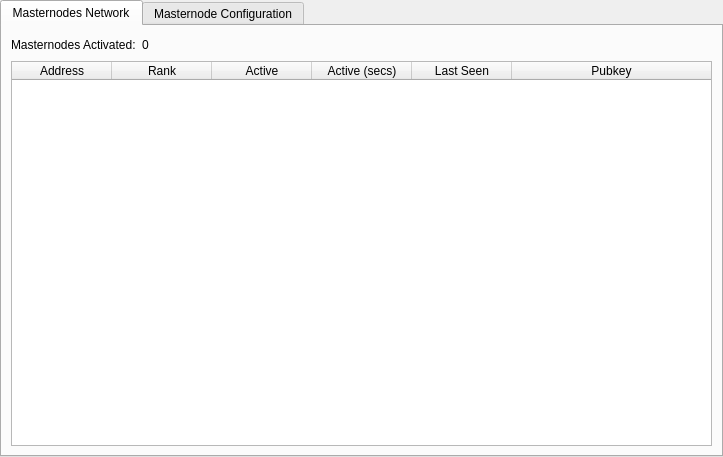
<?xml version="1.0" encoding="UTF-8"?>
<ui version="4.0">
 <class>MasternodeManager</class>
 <widget class="QWidget" name="MasternodeManager">
  <property name="geometry">
   <rect>
    <x>0</x>
    <y>0</y>
    <width>723</width>
    <height>457</height>
   </rect>
  </property>
  <property name="windowTitle">
   <string>Form</string>
  </property>
  <layout class="QVBoxLayout" name="topLayout">
   <property name="leftMargin">
    <number>0</number>
   </property>
   <property name="topMargin">
    <number>0</number>
   </property>
   <property name="rightMargin">
    <number>0</number>
   </property>
   <property name="bottomMargin">
    <number>0</number>
   </property>
   <item>
    <layout class="QVBoxLayout" name="verticalLayout">
     <property name="bottomMargin">
      <number>0</number>
     </property>
     <item>
      <widget class="QTabWidget" name="tabWidget">
       <property name="currentIndex">
        <number>0</number>
       </property>
       <widget class="QWidget" name="tab">
        <attribute name="title">
         <string>Masternodes Network</string>
        </attribute>
        <layout class="QGridLayout" name="gridLayout">
         <item row="1" column="0">
          <widget class="QTableWidget" name="tableWidget">
           <property name="editTriggers">
            <set>QAbstractItemView::NoEditTriggers</set>
           </property>
           <property name="alternatingRowColors">
            <bool>true</bool>
           </property>
           <property name="selectionBehavior">
            <enum>QAbstractItemView::SelectRows</enum>
           </property>
           <attribute name="horizontalHeaderStretchLastSection">
            <bool>true</bool>
           </attribute>
           <column>
            <property name="text">
             <string>Address</string>
            </property>
           </column>
           <column>
            <property name="text">
             <string>Rank</string>
            </property>
           </column>
           <column>
            <property name="text">
             <string>Active</string>
            </property>
           </column>
           <column>
            <property name="text">
             <string>Active (secs)</string>
            </property>
           </column>
           <column>
            <property name="text">
             <string>Last Seen</string>
            </property>
           </column>
           <column>
            <property name="text">
             <string>Pubkey</string>
            </property>
           </column>
          </widget>
         </item>
         <item row="0" column="0">
          <layout class="QHBoxLayout" name="horizontalLayout_3">
           <property name="bottomMargin">
            <number>0</number>
           </property>
           <item>
            <widget class="QLabel" name="label_2">
             <property name="text">
              <string>Masternodes Activated:</string>
             </property>
            </widget>
           </item>
           <item>
            <widget class="QLabel" name="countLabel">
             <property name="text">
              <string>0</string>
             </property>
            </widget>
           </item>
           <item>
            <spacer name="horizontalSpacer_3">
             <property name="orientation">
              <enum>Qt::Horizontal</enum>
             </property>
             <property name="sizeHint" stdset="0">
              <size>
               <width>40</width>
               <height>20</height>
              </size>
             </property>
            </spacer>
           </item>
          </layout>
         </item>
        </layout>
       </widget>
       <widget class="QWidget" name="tab_2">
        <attribute name="title">
         <string>Masternode Configuration</string>
        </attribute>
        <layout class="QGridLayout" name="gridLayout_2">
         <item row="1" column="0">
          <layout class="QVBoxLayout" name="verticalLayout_2">
           <property name="bottomMargin">
            <number>0</number>
           </property>
           <item>
            <layout class="QHBoxLayout" name="horizontalLayout"/>
           </item>
           <item>
            <widget class="QTableWidget" name="tableWidget_2">
             <property name="editTriggers">
              <set>QAbstractItemView::NoEditTriggers</set>
             </property>
             <property name="alternatingRowColors">
              <bool>true</bool>
             </property>
             <property name="selectionMode">
              <enum>QAbstractItemView::SingleSelection</enum>
             </property>
             <property name="selectionBehavior">
              <enum>QAbstractItemView::SelectRows</enum>
             </property>
             <attribute name="horizontalHeaderStretchLastSection">
              <bool>true</bool>
             </attribute>
             <column>
              <property name="text">
               <string>Alias</string>
              </property>
             </column>
             <column>
              <property name="text">
               <string>IP/Onion</string>
              </property>
             </column>
             <column>
              <property name="text">
               <string>Status</string>
              </property>
             </column>
             <column>
              <property name="text">
               <string>Collateral Address</string>
              </property>
             </column>
            </widget>
           </item>
           <item>
            <layout class="QHBoxLayout" name="horizontalLayout_2">
             <property name="bottomMargin">
              <number>0</number>
             </property>
            </layout>
           </item>
           <item>
            <layout class="QHBoxLayout" name="horizontalLayout_4">
             <property name="bottomMargin">
              <number>0</number>
             </property>
             <item>
              <widget class="QPushButton" name="createButton">
               <property name="text">
                <string>&amp;Create...</string>
               </property>
              </widget>
             </item>
             <item>
              <widget class="QPushButton" name="editButton">
               <property name="text">
                <string>&amp;Edit</string>
               </property>
              </widget>
             </item>
             <item>
              <widget class="QPushButton" name="getConfigButton">
               <property name="text">
                <string>&amp;Get Config</string>
               </property>
              </widget>
             </item>
             <item>
              <widget class="QPushButton" name="removeButton">
               <property name="text">
                <string>&amp;Remove</string>
               </property>
              </widget>
             </item>
            </layout>
           </item>
           <item>
            <layout class="QHBoxLayout" name="horizontalLayout_5">
             <property name="bottomMargin">
              <number>0</number>
             </property>
             <item>
              <widget class="QPushButton" name="startButton">
               <property name="text">
                <string>&amp;Start</string>
               </property>
              </widget>
             </item>
             <item>
              <widget class="QPushButton" name="startAllButton">
               <property name="text">
                <string>&amp;Start All</string>
               </property>
              </widget>
             </item>
             <item>
              <widget class="QPushButton" name="stopButton">
               <property name="text">
                <string>&amp;Stop</string>
               </property>
              </widget>
             </item>
             <item>
              <widget class="QPushButton" name="stopAllButton">
               <property name="text">
                <string>&amp;Stop All</string>
               </property>
              </widget>
             </item>
            </layout>
           </item>
          </layout>
         </item>
        </layout>
       </widget>
      </widget>
     </item>
    </layout>
   </item>
  </layout>
 </widget>
 <resources/>
 <connections/>
</ui>
